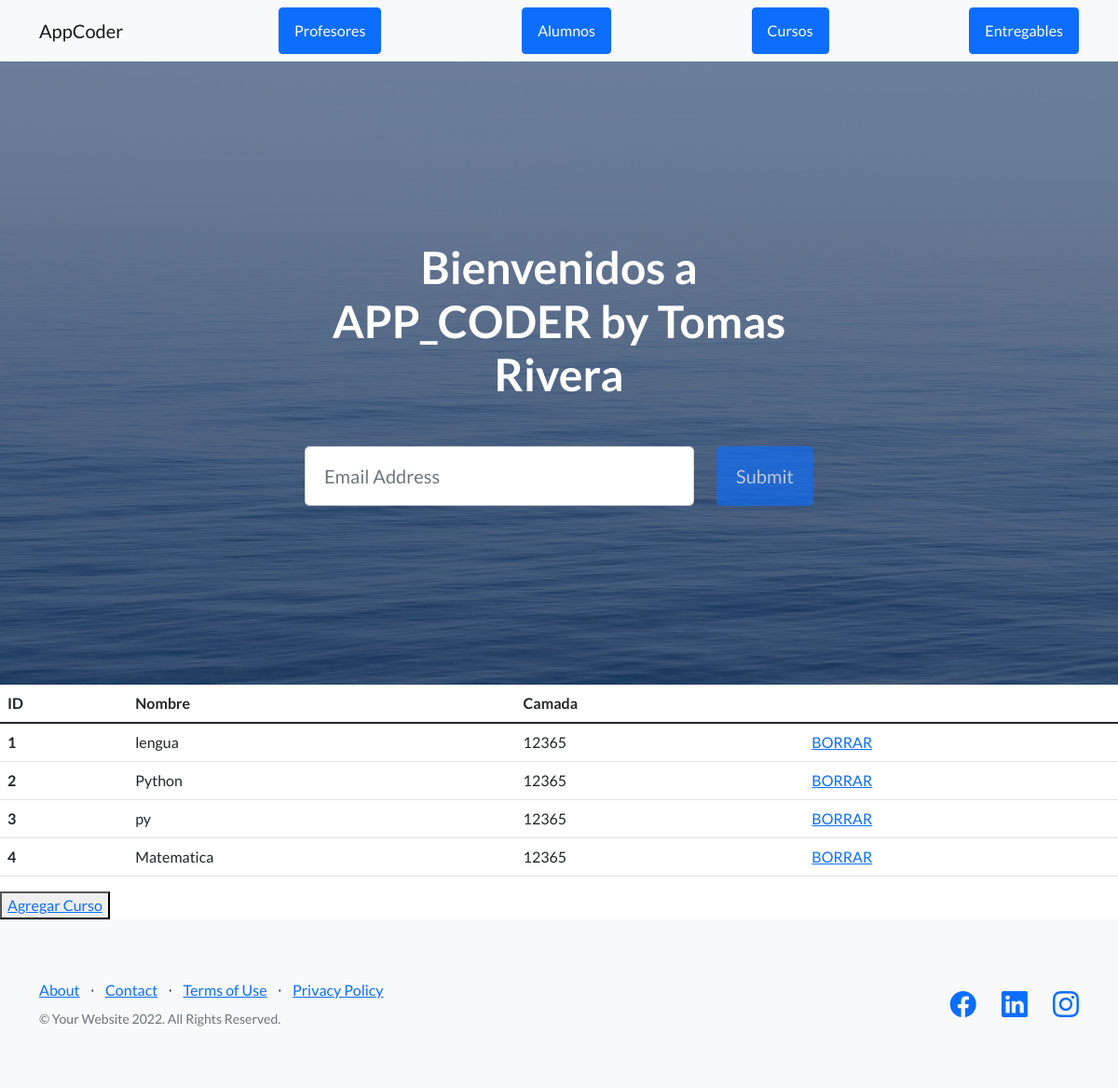
Before: /app_coder/cursos/ with the older database file.
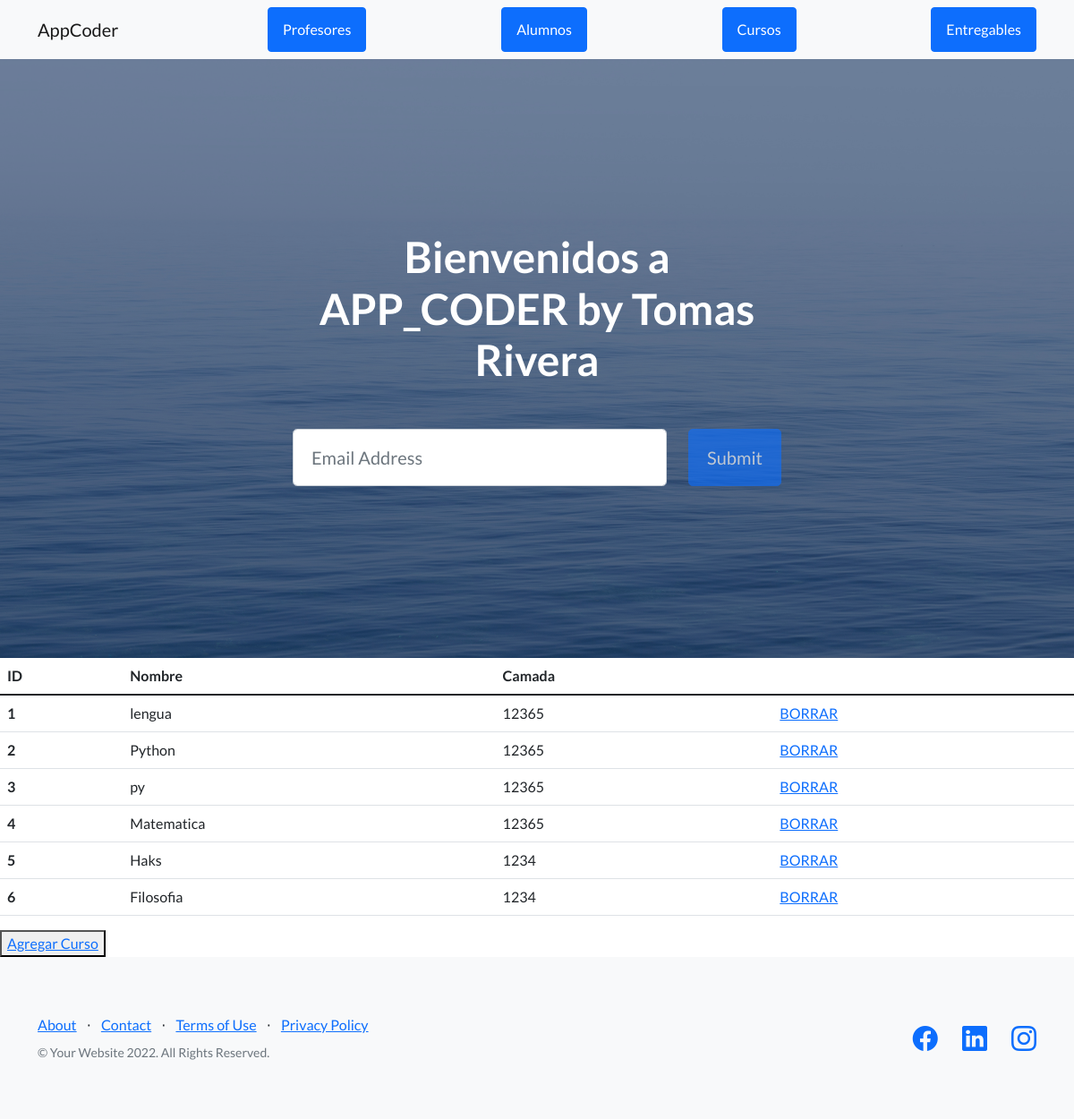
After: the same page with the newer database file.
### app_coder/models.py (models this page shows, shortened)
class Curso(models.Model):
    nombre = models.CharField(max_length=40)  #model como va a ser el dataset en la base de datos sql
    camada = models.IntegerField()       #ya creada la app, voy a settings y "registro" la nueva app

### app_coder/views.py (the view)
# urls.py: path("cursos/" , views.cursos , name="cursos"),
def cursos(request):
    cursos = Curso.objects.all() #importo toda la data de los cursos
    dicc = {"cursos" : cursos}
    plantilla = loader.get_template("cursos.html")
    documento = plantilla.render(dicc)
    return HttpResponse(documento)

### app_coder/template/cursos.html
{% extends "padre.html" %}
{% load static %}
{% block contenido %}
<table class="table">
    <thead>
      <tr>
        <th scope="col">ID</th>
        <th scope="col">Nombre</th>
        <th scope="col">Camada</th>
      </tr>
    </thead>
    <tbody>
      <tr>
        {% for n in cursos %}
        <th scope="row">{{n.id}}</th>
        <td>{{n.nombre}}</td>
        <td>{{n.camada}}</td>
        <td><a href="{% url 'elimina_curso'  n.id %}">BORRAR</a></td>
      </tr>
      {% endfor %}
    </tbody>
  </table>
  <button>
    <a href="alta_curso">Agregar Curso</a>
  </button>
{% endblock %}

Changed rows visible on the page:
added Curso: id "5", nombre "Haks", camada "1234"
added Curso: id "6", nombre "Filosofia", camada "1234"
